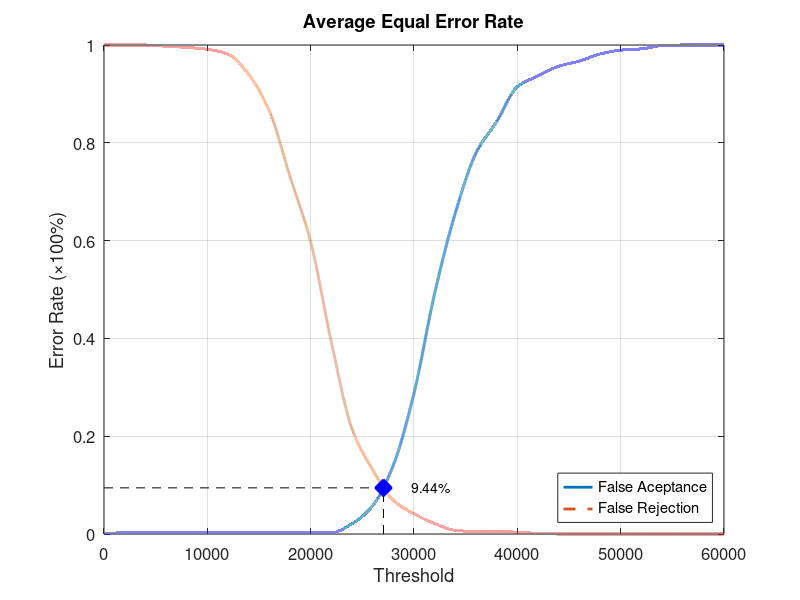
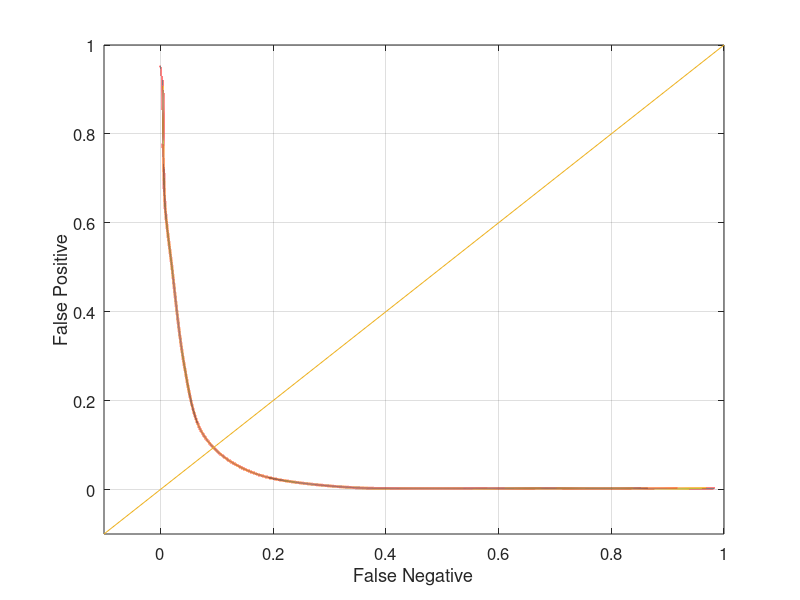

Recreate these plots in MATLAB, in order.
function yEER = Experiment3Average
close all;
clear;
clc;
x = 0:2000:60000;
xq = 0:0.5:60000;

y0 = [0 0.00263158 0.00263158 0.00263158 0.00263158 0.00263158 0.00263158 0.00263158 0.00263158 0.00263158 0.00263158 0.00263158 0.0210526 0.0578947 0.140789 0.288158 0.492105 0.656579 0.778947 0.843421 0.914474 0.936842 0.956579 0.967105 0.981579 0.989474 0.992105 0.998684 1 1 1];
yy0 = interp1(x, y0, xq, 'pchip');
y1 = [1 1 1 0.9975 0.995 0.99125 0.98125 0.94 0.865 0.73125 0.5975 0.3925 0.215 0.13125 0.06875 0.04125 0.02125 0.0075 0.005 0.005 0.00375 0.00125 0 0 0 0 0 0 0 0 0];
yy1 = interp1(x, y1, xq, 'pchip');

% Calculating EER: 
y2 = abs(y0 - y1);
find(y2 == min(y2))
yy2 = abs(yy0 - yy1);
xEER = find(yy2 == min(yy2));
xEERIndex = xq(xEER) % X-axis EER
yEER = yy0(xEER) % Y-axis EER

main = figure
plot(xq, yy0,'-','LineWidth', 2);	hold on
plot(xq, yy1,'--','LineWidth', 2);	hold on
plot([xEERIndex xEERIndex], [0 yEER], 'k--');	hold on
plot([0 xEERIndex], [yEER yEER], 'k--');	hold on
plot(xEERIndex, yEER, 'bx', 'LineWidth', 10);	hold on
text(xEERIndex + 10 * xEERIndex / 100, yEER, [num2str(round((10000 * yEER)) / 100) '%'])
legend('False Aceptance', 'False Rejection', 'Location', 'SouthEast')
xlabel('Threshold')
ylabel('Error Rate (\times100%)')
title('Average Equal Error Rate')
set(gca, 'FontSize', 12)
axis([0 60000 0 1])
grid on

print(main, 'Experiment3AverageMain', '-dpng');
FNRxFPR = figure('Color', [1 1 1]);
plot(yy1, yy0, '-', yy1, yy0, 'LineWidth', 2);
hold on
y = -0.1:0.1:1
plot(y, y); 
set(gca, 'FontSize', 12)
xlabel('False Negative')
ylabel('False Positive')
axis([-0.1 1 -0.1 1])
set(gca, 'FontSize', 12)
grid on

print(FNRxFPR, 'Experiment3AverageFNRxFPR','-dpng');
end
